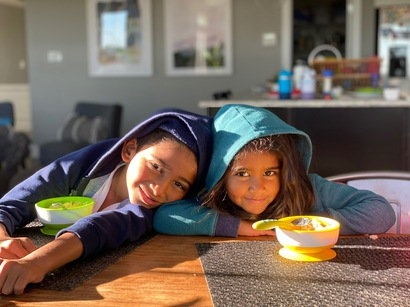
#> input picture demos/breakfeast.jpg, 410 x 307 px
$ jupyter execute demo_convolution.ipynb   (shell and % lines are left out)
#> lines starting #> are read from the running program, lines starting #| are printed output that depends on the picture
[cell 1]
# Imports
import numpy as np
from matplotlib import pyplot as plt
from PIL import Image
from scipy import signal

[cell 2]
im = plt.imread('breakfeast.jpg')
#> im is the input picture: shape (307, 410, 3); mean R, G, B 114.4, 99.7, 88
im = np.mean(im,2)
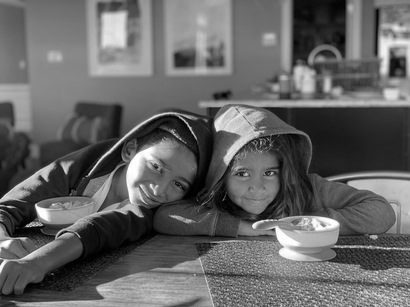
#> im: shape (307, 410) float64; min 0, max 255, mean 100.7
plt.figure; plt.imshow(im, cmap = 'gray'); plt.axis('off')
type(im), np.shape(im), im.dtype

### Part 1: Blur with naive box filter
---

[cell 3]
n = 11;  # Try with small (n = 5) and large filters (n=11); does naive averaging or Gaussian blurring look better?
F = np.ones((n,n))
boxres = signal.convolve2d(im,F,mode='valid')
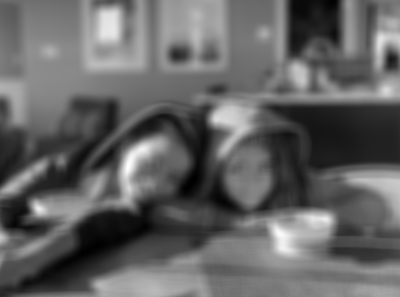
#> boxres: shape (297, 400) float64; min 518.7, max 29929.7, mean 12083.4; drawn with min black and max white
plt.figure; plt.imshow(boxres, cmap = 'gray'); plt.axis('off'); plt.title('Blur with box filter')

### Part 2: Blurring with Gaussian

---

[cell 4]
def gaussian2d(size=2, sigma=1):
    # Define 1d gaussian, outerproduct with itself, and normalize to sum-to-1
    x = np.ogrid[-size:size+1]
    g = np.exp( -(x*x) / (2*sigma*sigma) )
    g = np.outer(g,g)
    g = g / np.sum(g)
    return g

g = gaussian2d(n,n/3); #Set sigma equal to a third of the size of the box filter, following the rule that 99% of density falls in 3sigma
Y, X = np.mgrid[0:g.shape[0],0:g.shape[1]]
plt.imshow(g,cmap='gray')
fig, ax = plt.subplots(subplot_kw={"projection": "3d"})
ax.plot_surface(X, Y, g, cmap = 'gray')
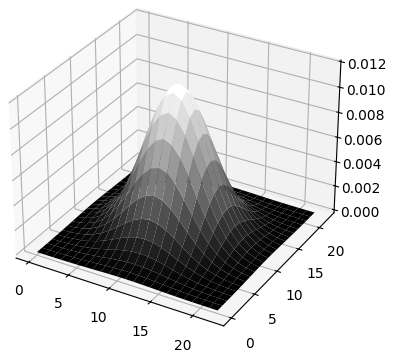
#> figure drawn by matplotlib, 1 panel

[cell 5]
# Blur with Gaussian
gaussres = signal.convolve2d(im,g,mode='valid')
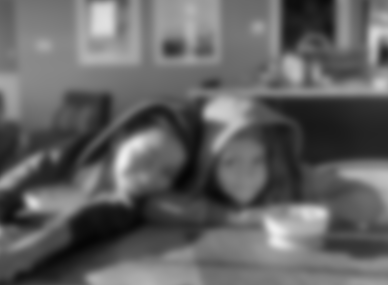
#> gaussres: shape (285, 388) float64; min 5.96, max 238.7, mean 99
plt.figure(figsize=(15,15))
plt.subplot(121); plt.imshow(boxres, cmap = 'gray'); plt.axis('off'); plt.title('Blur with Box Filter')
plt.subplot(122); plt.imshow(gaussres, cmap = 'gray'); plt.axis('off'); plt.title('Blur with Gaussian')

### Part 3: Convolution from scratch
---

[cell 6]
def convolve2d(image, filter):
    # Perform 2D convolution with 'valid'-size output
    # using vector dot products
    ny, nx = image.shape
#> ny = 307; nx = 410
    my, mx = filter.shape
#> my = 23; mx = 23

    # Define output
    oy  = ny - my + 1
#> oy = 285
    ox  = nx - mx + 1
#> ox = 388
    res = np.zeros((oy,ox))

    #Flip filter left-right and up-down
    filter = filter[::-1,::-1]
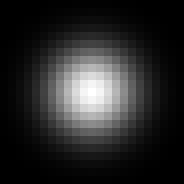
#> filter: shape (23, 23) float64 (shown 8 times larger); min 1.47e-06, max 0.0119, mean 0.00189; drawn with min black and max white

    #Turn filter into a vector
    filter = filter.flatten()
#> filter = 529 values, max 0.0119 at index 264, min 1.47e-06 at index 0, mean 0.00189

    for i in range(oy):
      for j in range(ox):
        res[i,j] = np.dot(filter,image[i:i+my, j:j+mx].flatten())
    return res


myres = convolve2d(im,g) #Question: how does one turn convolve2D into correlate2D?
plt.figure(figsize=(15,15))
plt.subplot(121); plt.imshow(gaussres, cmap = 'gray'); plt.axis('off'); plt.title('Blur with Gaussian');
plt.subplot(122); plt.imshow(myres, cmap = 'gray'); plt.axis('off'); plt.title('Blur with Gaussian (manually conv with dot-products)');

### Part 3: Computing x derivative and y derivatives

---

[cell 7]
# Compute gradients with finite differencing
res = myres;
#res = im; #Gradients computed on unsmoothed images should be noisier
d   = np.array([1,0,-1],ndmin=2); # Make sure to define a 2D array
fx  = signal.convolve2d(res,d,mode='valid');
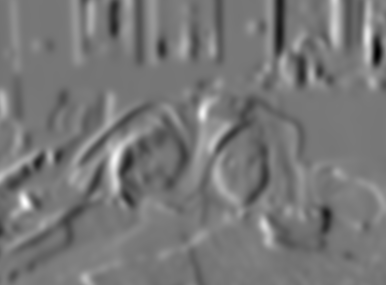
#> fx: shape (285, 386) float64; min -35.9, max 40.61, mean 0.1; drawn with min black and max white
fy  = signal.convolve2d(res,d.T,mode='valid');
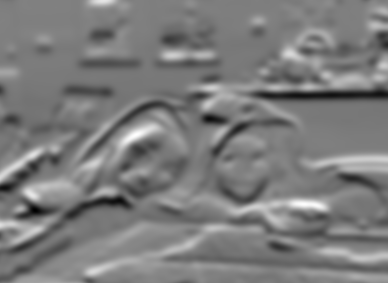
#> fy: shape (283, 388) float64; min -32.59, max 34.45, mean 0.1; drawn with min black and max white
plt.figure(figsize=(15,15))
plt.subplot(1,2,1); plt.imshow(fx, cmap = 'gray'); plt.title('dx'); plt.axis('off');
plt.subplot(1,2,2); plt.imshow(fy, cmap = 'gray'); plt.title('dy'); plt.axis('off');

[cell 8]
# Compute with derivative-of-Gaussian filter
#n = 11;
g = gaussian2d(n,n/3);
d  = np.array([1,0,-1],ndmin=2);
gx = signal.convolve2d(g,d,mode='same');
gy = signal.convolve2d(g,d.T,mode='same');
plt.subplot(121); plt.imshow(gx,cmap='gray'); plt.title('Gaussian x-derivative')
plt.subplot(122); plt.imshow(gy,cmap='gray'); plt.title('Gaussian y-derivative')

Y, X = np.mgrid[0:gx.shape[0],0:gx.shape[1]]
fig, ax = plt.subplots(subplot_kw={"projection": "3d"})
ax.plot_surface(X, Y, gx, cmap = 'gray');
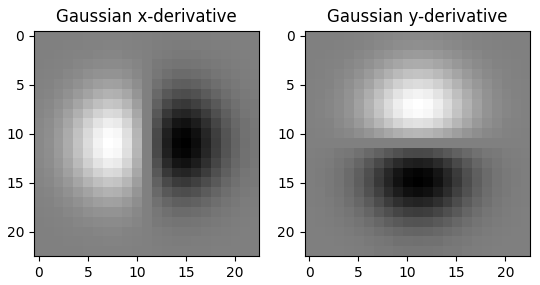
#> figure drawn by matplotlib, 2 panels
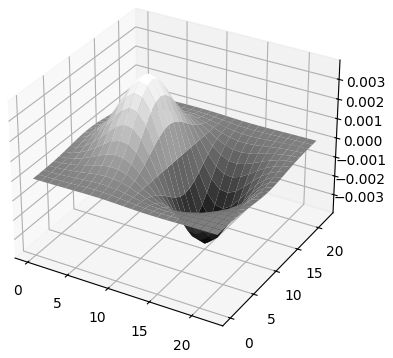
#> figure drawn by matplotlib, 1 panel

## Convolution with a filter bank
---

[cell 9]
def convolve2DFilters(image, filters):
    # Perform 2D convolution on filter bank
    # using matrix-vector multiplication
    ny, nx = image.shape
#> ny = 307; nx = 410
    my, mx, mz = filters.shape
#> my = 23; mx = 23; mz = 2

    # Define output
    oy  = ny - my + 1
#> oy = 285
    ox  = nx - mx + 1
#> ox = 388
    res = np.zeros((oy,ox,mz))

    #Flip filters left-right and up-down
    filters = filters[::-1,::-1]

    #Reshape filter into 2D matrix
    filters = filters.reshape(my*mx,mz)
#> filters = 529 pairs, first value -0.00381 to 0.00381, second value -0.00381 to 0.00381

    for i in range(oy):
      for j in range(ox):
        res[i,j,:] = image[i:i+my, j:j+mx].reshape(1,my*mx)@filters
    return res

res = convolve2DFilters(im,np.dstack((gx,gy)))
plt.figure(figsize=(15,15))
plt.subplot(1,2,1); plt.imshow(res[:,:,0], cmap = 'gray'); plt.title('dx'); plt.axis('off');
plt.subplot(1,2,2); plt.imshow(res[:,:,1], cmap = 'gray'); plt.title('dy'); plt.axis('off');
res.shape
#> Out = (285, 388, 2)
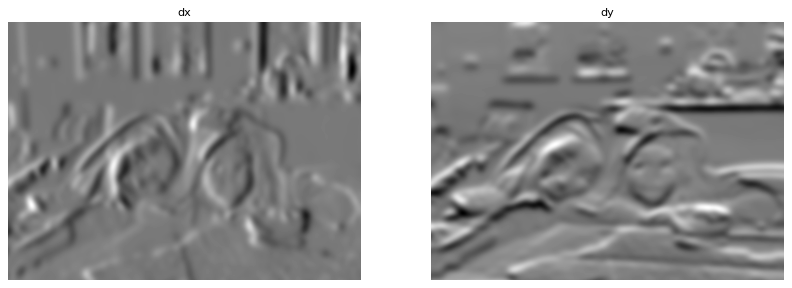
#> figure drawn by matplotlib, 2 panels
